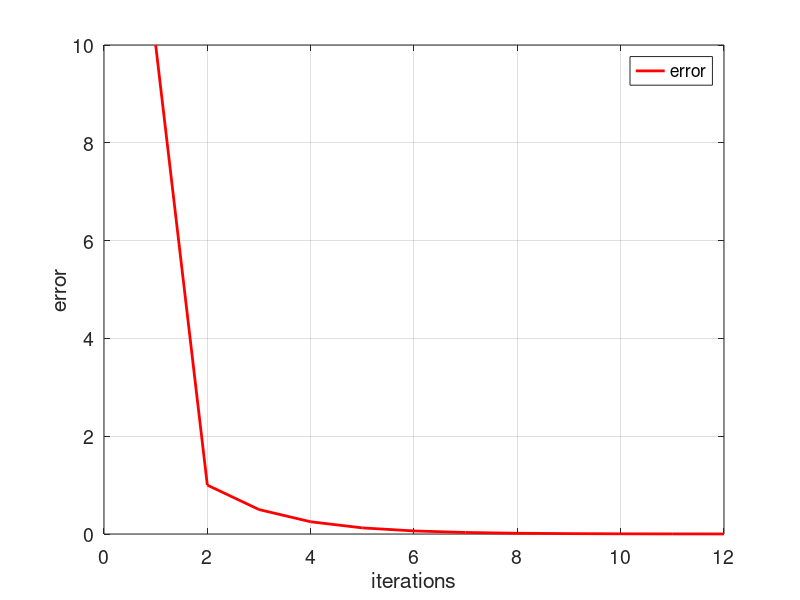

Here is the MATLAB script that generated this plot:
xl = -2;
xu = 0;
i = 1;
e(i) = 10;

while(e(i)>0.001)

    xr = (xl + xu)/2;

    g_xl = (xl^3-(10*xl)-5);
    g_xr = (xr^3-(10*xr)-5);
    g_xu = (xu^3-(10*xu)-5);

    if(g_xl*g_xr<0)
        xu = xr;
        e(i + 1) = abs(xr - xl);
    end

    if(g_xu*g_xr<0)
        xl = xr;
        e(i + 1) = abs(xr - xu);
    end
    i = i + 1;
    if(g_xu*g_xr==0);
        xr = xr;
    end
end

tamanyo = size(e);
ite = 1:1:tamanyo(2);

figure('DefaultAxesFontSize',14)
set(gcf,'color','white')
plot(ite,e,'color',[1,0,0],'linewidth',2)
grid on
xlabel('iterations')
ylabel('error')
legend('error')